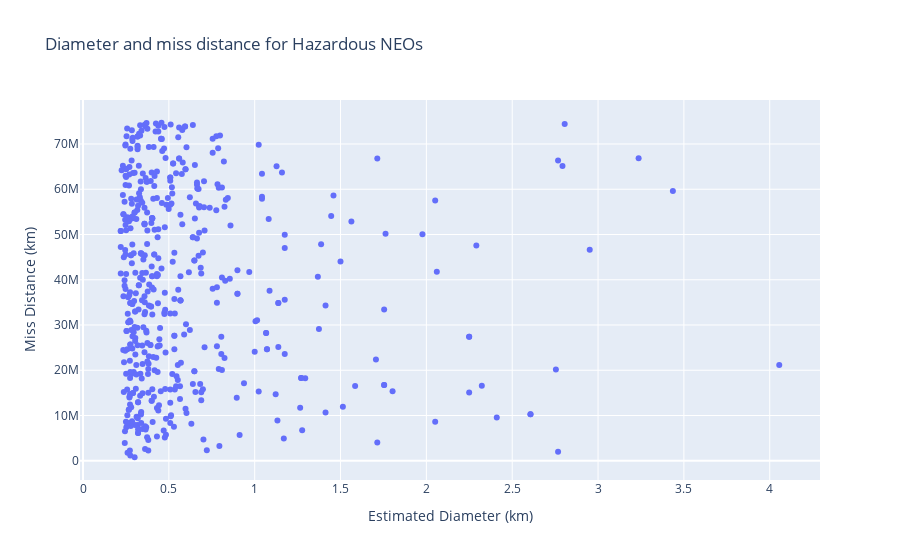

Here is the notebook cell this chart was saved with:
### Code cell
#Task 4: Interactive scatter plot
import pandas as pd
import plotly.express as px

# Filter the data based on the condition
filtered_df = df[df['is_potentially_hazardous_asteroid'] == True]

# Create an interactive scatter plot with Plotly
fig = px.scatter(filtered_df, x='estimated_diameter_kilometers_estimated_diameter_max', y='miss_distance_kilometers',
                 title='Diameter and miss distance for Hazardous NEOs', 
                 hover_data=['close_approach_date', 'id', 'absolute_magnitude_h'])

# Set axis labels
fig.update_xaxes(title='Estimated Diameter (km)')
fig.update_yaxes(title='Miss Distance (km)')

# Show the plot
fig.show()

### Figure 1 — Plotly figure (JSON) as saved in the notebook; plotly's stock layout.template omitted (floating-point values rounded to 4 significant figures; data arrays with more than 128 entries replaced by an {"elided": "..."} marker saying what was removed)
{"data": [{"customdata": {"elided": "507x3 mixed values"}, "hovertemplate": "estimated_diameter_kilometers_estimated_diameter_max=%{x}<br>miss_distance_kilometers=%{y}<br>close_approach_date=%{customdata[0]}<br>id=%{customdata[1]}<br>absolute_magnitude_h=%{customdata[2]}<extra></extra>", "legendgroup": "", "marker": {"color": "#636efa", "symbol": "circle"}, "mode": "markers", "name": "", "orientation": "v", "showlegend": false, "type": "scatter", "x": {"elided": "507 float values"}, "xaxis": "x", "y": {"elided": "507 float values"}, "yaxis": "y"}], "layout": {"legend": {"tracegroupgap": 0}, "title": {"text": "Diameter and miss distance for Hazardous NEOs"}, "xaxis": {"anchor": "y", "domain": [0, 1], "title": {"text": "Estimated Diameter (km)"}}, "yaxis": {"anchor": "x", "domain": [0, 1], "title": {"text": "Miss Distance (km)"}}}}
